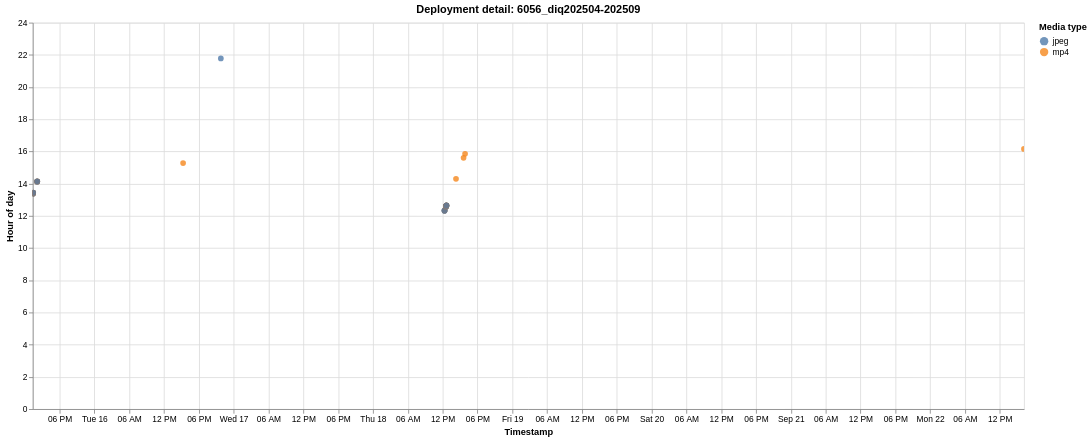

Here is the Vega-Lite specification saved for this chart:
### Vega-Lite specification from a JSON file in a GitHub repository (floating-point values rounded to 4 significant figures)
{"$schema": "https://vega.github.io/schema/vega-lite/v6.1.0.json", "config": {"view": {"continuousHeight": 300, "continuousWidth": 300}}, "data": {"name": "data-3dba52f46d8e4d70ed102bc0c00254cf"}, "datasets": {"data-3dba52f46d8e4d70ed102bc0c00254cf": [{"deployment": "6056_diq202504-202509", "deployment_order": 32, "event_index": 0, "hour_of_day": 13.38, "media_type": "jpeg", "timestamp": "2025-09-15T13:22:36"}, {"deployment": "6056_diq202504-202509", "deployment_order": 32, "event_index": 1, "hour_of_day": 13.38, "media_type": "mp4", "timestamp": "2025-09-15T13:22:36"}, {"deployment": "6056_diq202504-202509", "deployment_order": 32, "event_index": 2, "hour_of_day": 13.38, "media_type": "jpeg", "timestamp": "2025-09-15T13:22:37"}, {"deployment": "6056_diq202504-202509", "deployment_order": 32, "event_index": 3, "hour_of_day": 13.39, "media_type": "jpeg", "timestamp": "2025-09-15T13:23:09"}, {"deployment": "6056_diq202504-202509", "deployment_order": 32, "event_index": 4, "hour_of_day": 13.39, "media_type": "mp4", "timestamp": "2025-09-15T13:23:09"}, {"deployment": "6056_diq202504-202509", "deployment_order": 32, "event_index": 5, "hour_of_day": 13.39, "media_type": "jpeg", "timestamp": "2025-09-15T13:23:10"}, {"deployment": "6056_diq202504-202509", "deployment_order": 32, "event_index": 6, "hour_of_day": 13.4, "media_type": "jpeg", "timestamp": "2025-09-15T13:24:13"}, {"deployment": "6056_diq202504-202509", "deployment_order": 32, "event_index": 7, "hour_of_day": 13.4, "media_type": "mp4", "timestamp": "2025-09-15T13:24:13"}, {"deployment": "6056_diq202504-202509", "deployment_order": 32, "event_index": 8, "hour_of_day": 13.4, "media_type": "jpeg", "timestamp": "2025-09-15T13:24:14"}, {"deployment": "6056_diq202504-202509", "deployment_order": 32, "event_index": 9, "hour_of_day": 13.41, "media_type": "jpeg", "timestamp": "2025-09-15T13:24:52"}, {"deployment": "6056_diq202504-202509", "deployment_order": 32, "event_index": 10, "hour_of_day": 13.41, "media_type": "mp4", "timestamp": "2025-09-15T13:24:52"}, {"deployment": "6056_diq202504-202509", "deployment_order": 32, "event_index": 11, "hour_of_day": 13.41, "media_type": "jpeg", "timestamp": "2025-09-15T13:24:53"}, {"deployment": "6056_diq202504-202509", "deployment_order": 32, "event_index": 12, "hour_of_day": 13.43, "media_type": "jpeg", "timestamp": "2025-09-15T13:25:34"}, {"deployment": "6056_diq202504-202509", "deployment_order": 32, "event_index": 13, "hour_of_day": 13.43, "media_type": "mp4", "timestamp": "2025-09-15T13:25:34"}, {"deployment": "6056_diq202504-202509", "deployment_order": 32, "event_index": 14, "hour_of_day": 13.43, "media_type": "jpeg", "timestamp": "2025-09-15T13:25:35"}, {"deployment": "6056_diq202504-202509", "deployment_order": 32, "event_index": 15, "hour_of_day": 13.44, "media_type": "jpeg", "timestamp": "2025-09-15T13:26:40"}, {"deployment": "6056_diq202504-202509", "deployment_order": 32, "event_index": 16, "hour_of_day": 13.44, "media_type": "mp4", "timestamp": "2025-09-15T13:26:40"}, {"deployment": "6056_diq202504-202509", "deployment_order": 32, "event_index": 17, "hour_of_day": 13.44, "media_type": "jpeg", "timestamp": "2025-09-15T13:26:41"}, {"deployment": "6056_diq202504-202509", "deployment_order": 32, "event_index": 18, "hour_of_day": 14.13, "media_type": "jpeg", "timestamp": "2025-09-15T14:07:34"}, {"deployment": "6056_diq202504-202509", "deployment_order": 32, "event_index": 19, "hour_of_day": 14.13, "media_type": "mp4", "timestamp": "2025-09-15T14:07:34"}, {"deployment": "6056_diq202504-202509", "deployment_order": 32, "event_index": 20, "hour_of_day": 14.13, "media_type": "jpeg", "timestamp": "2025-09-15T14:07:35"}, {"deployment": "6056_diq202504-202509", "deployment_order": 32, "event_index": 21, "hour_of_day": 14.15, "media_type": "jpeg", "timestamp": "2025-09-15T14:08:48"}, {"deployment": "6056_diq202504-202509", "deployment_order": 32, "event_index": 22, "hour_of_day": 14.15, "media_type": "mp4", "timestamp": "2025-09-15T14:08:48"}, {"deployment": "6056_diq202504-202509", "deployment_order": 32, "event_index": 23, "hour_of_day": 14.15, "media_type": "jpeg", "timestamp": "2025-09-15T14:08:49"}, {"deployment": "6056_diq202504-202509", "deployment_order": 32, "event_index": 24, "hour_of_day": 15.28, "media_type": "mp4", "timestamp": "2025-09-16T15:16:39"}, {"deployment": "6056_diq202504-202509", "deployment_order": 32, "event_index": 25, "hour_of_day": 21.78, "media_type": "jpeg", "timestamp": "2025-09-16T21:46:53"}, {"deployment": "6056_diq202504-202509", "deployment_order": 32, "event_index": 26, "hour_of_day": 12.32, "media_type": "jpeg", "timestamp": "2025-09-18T12:19:13"}, {"deployment": "6056_diq202504-202509", "deployment_order": 32, "event_index": 27, "hour_of_day": 12.32, "media_type": "jpeg", "timestamp": "2025-09-18T12:19:14"}, {"deployment": "6056_diq202504-202509", "deployment_order": 32, "event_index": 28, "hour_of_day": 12.33, "media_type": "jpeg", "timestamp": "2025-09-18T12:19:52"}, {"deployment": "6056_diq202504-202509", "deployment_order": 32, "event_index": 29, "hour_of_day": 12.33, "media_type": "mp4", "timestamp": "2025-09-18T12:19:52"}, {"deployment": "6056_diq202504-202509", "deployment_order": 32, "event_index": 30, "hour_of_day": 12.33, "media_type": "jpeg", "timestamp": "2025-09-18T12:19:53"}, {"deployment": "6056_diq202504-202509", "deployment_order": 32, "event_index": 31, "hour_of_day": 12.56, "media_type": "jpeg", "timestamp": "2025-09-18T12:33:36"}, {"deployment": "6056_diq202504-202509", "deployment_order": 32, "event_index": 32, "hour_of_day": 12.56, "media_type": "mp4", "timestamp": "2025-09-18T12:33:36"}, {"deployment": "6056_diq202504-202509", "deployment_order": 32, "event_index": 33, "hour_of_day": 12.56, "media_type": "jpeg", "timestamp": "2025-09-18T12:33:37"}, {"deployment": "6056_diq202504-202509", "deployment_order": 32, "event_index": 34, "hour_of_day": 12.6, "media_type": "jpeg", "timestamp": "2025-09-18T12:36:12"}, {"deployment": "6056_diq202504-202509", "deployment_order": 32, "event_index": 35, "hour_of_day": 12.6, "media_type": "mp4", "timestamp": "2025-09-18T12:36:12"}, {"deployment": "6056_diq202504-202509", "deployment_order": 32, "event_index": 36, "hour_of_day": 12.6, "media_type": "jpeg", "timestamp": "2025-09-18T12:36:13"}, {"deployment": "6056_diq202504-202509", "deployment_order": 32, "event_index": 37, "hour_of_day": 12.62, "media_type": "jpeg", "timestamp": "2025-09-18T12:37:19"}, {"deployment": "6056_diq202504-202509", "deployment_order": 32, "event_index": 38, "hour_of_day": 12.62, "media_type": "mp4", "timestamp": "2025-09-18T12:37:19"}, {"deployment": "6056_diq202504-202509", "deployment_order": 32, "event_index": 39, "hour_of_day": 12.62, "media_type": "jpeg", "timestamp": "2025-09-18T12:37:20"}, {"deployment": "6056_diq202504-202509", "deployment_order": 32, "event_index": 40, "hour_of_day": 12.63, "media_type": "jpeg", "timestamp": "2025-09-18T12:38:02"}, {"deployment": "6056_diq202504-202509", "deployment_order": 32, "event_index": 41, "hour_of_day": 12.63, "media_type": "mp4", "timestamp": "2025-09-18T12:38:02"}, {"deployment": "6056_diq202504-202509", "deployment_order": 32, "event_index": 42, "hour_of_day": 12.63, "media_type": "jpeg", "timestamp": "2025-09-18T12:38:03"}, {"deployment": "6056_diq202504-202509", "deployment_order": 32, "event_index": 43, "hour_of_day": 12.64, "media_type": "jpeg", "timestamp": "2025-09-18T12:38:10"}, {"deployment": "6056_diq202504-202509", "deployment_order": 32, "event_index": 44, "hour_of_day": 12.64, "media_type": "mp4", "timestamp": "2025-09-18T12:38:10"}, {"deployment": "6056_diq202504-202509", "deployment_order": 32, "event_index": 45, "hour_of_day": 12.64, "media_type": "jpeg", "timestamp": "2025-09-18T12:38:11"}, {"deployment": "6056_diq202504-202509", "deployment_order": 32, "event_index": 46, "hour_of_day": 12.65, "media_type": "jpeg", "timestamp": "2025-09-18T12:39:04"}, {"deployment": "6056_diq202504-202509", "deployment_order": 32, "event_index": 47, "hour_of_day": 12.65, "media_type": "mp4", "timestamp": "2025-09-18T12:39:04"}, {"deployment": "6056_diq202504-202509", "deployment_order": 32, "event_index": 48, "hour_of_day": 12.65, "media_type": "jpeg", "timestamp": "2025-09-18T12:39:05"}, {"deployment": "6056_diq202504-202509", "deployment_order": 32, "event_index": 49, "hour_of_day": 14.3, "media_type": "mp4", "timestamp": "2025-09-18T14:18:05"}, {"deployment": "6056_diq202504-202509", "deployment_order": 32, "event_index": 50, "hour_of_day": 15.61, "media_type": "mp4", "timestamp": "2025-09-18T15:36:23"}, {"deployment": "6056_diq202504-202509", "deployment_order": 32, "event_index": 51, "hour_of_day": 15.86, "media_type": "mp4", "timestamp": "2025-09-18T15:51:38"}, {"deployment": "6056_diq202504-202509", "deployment_order": 32, "event_index": 52, "hour_of_day": 16.16, "media_type": "mp4", "timestamp": "2025-09-22T16:09:22"}]}, "encoding": {"color": {"field": "media_type", "scale": {"scheme": "tableau10"}, "title": "Media type", "type": "nominal"}, "shape": {"field": "media_type", "title": "Media type", "type": "nominal"}, "tooltip": [{"field": "deployment", "title": "Deployment", "type": "nominal"}, {"field": "timestamp", "format": "%Y-%m-%d %H:%M:%S", "title": "Timestamp", "type": "temporal"}, {"field": "hour_of_day", "format": ".2f", "title": "Hour of day", "type": "quantitative"}, {"field": "media_type", "title": "Media type", "type": "nominal"}], "x": {"field": "timestamp", "title": "Timestamp", "type": "temporal"}, "y": {"field": "hour_of_day", "scale": {"domain": [0, 24]}, "title": "Hour of day", "type": "quantitative"}}, "height": 460, "mark": {"opacity": 0.78, "size": 46, "type": "circle"}, "params": [{"bind": "scales", "name": "param_1e9efca18e7a2868", "select": {"encodings": ["x", "y"], "type": "interval"}}], "title": "Deployment detail: 6056_diq202504-202509", "width": 1180}
